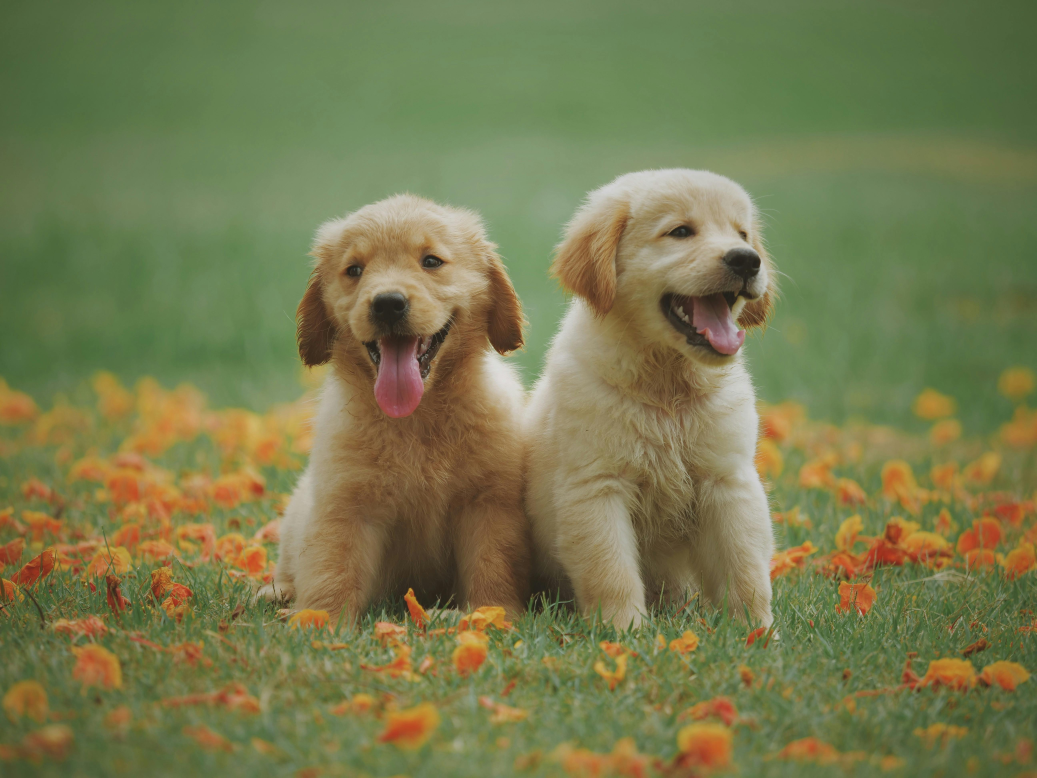
#> input picture CV-Lab/Lab-1/Res/dog.jpeg, 5184 x 3888 px (shown at 1/5 size)
$ python q6.py
#> lines starting #> are read from the running program, lines starting #| are printed output that depends on the picture
import imutils
import cv2 as cv

img = cv.imread("./Res/dog.jpeg")
#> img is the input picture: shape (3888, 5184, 3); mean B, G, R 78.3, 122, 119.3

img = cv.resize(img, dsize=(img.shape[1]//5, img.shape[0]//5))
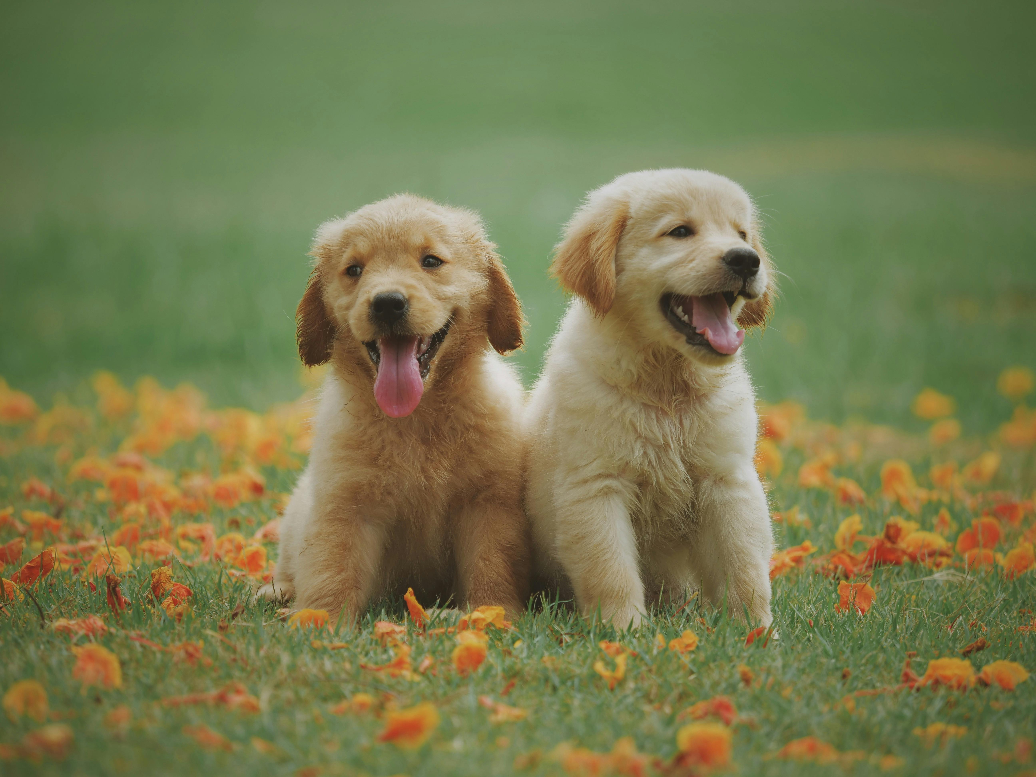
#> img: shape (777, 1036, 3); mean B, G, R 78.2, 121.9, 119.2

cv.imshow('Resized frame', img)
cv.waitKey(0)

img = imutils.rotate(img, 315)
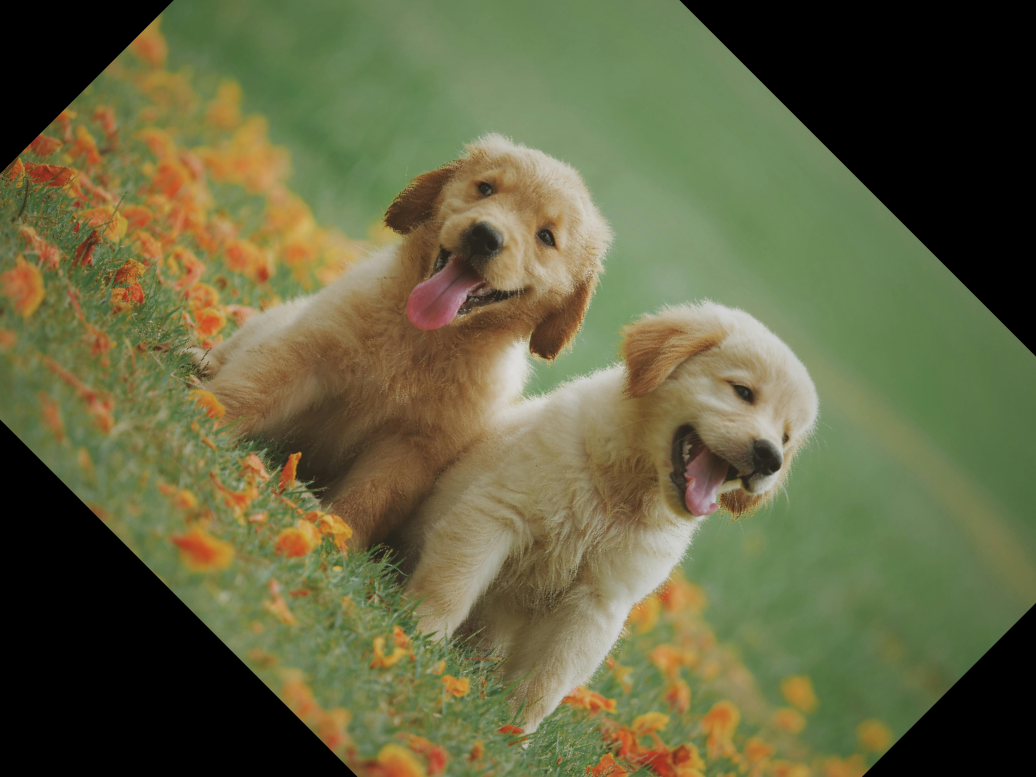
#> img: shape (777, 1036, 3); mean B, G, R 65.4, 100.3, 99.8

cv.imshow('Rotated frame', img)
cv.waitKey(0)

cv.destroyAllWindows()
